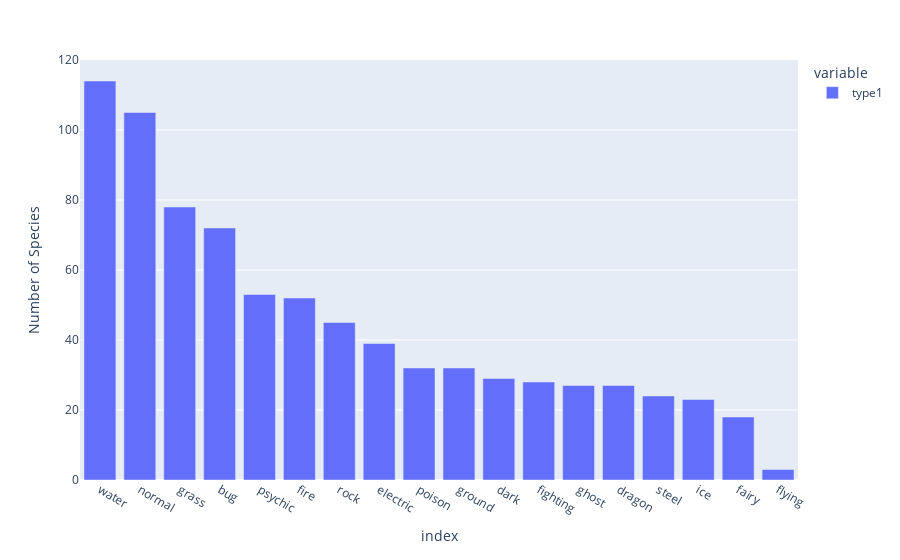

The notebook cell saved with this chart:
### Markdown cell above
## 2. Diagrama de barras que indique cuantas especies se encuentran dentro de cada tipo, empleando la variable ‘type 1’.

### Code cell
fig = px.bar(df['type1'].value_counts(), labels={"value": "Number of Species"})
fig.show()

### Figure 1 — Plotly figure (JSON) as saved in the notebook; plotly's stock layout.template omitted (floating-point values rounded to 4 significant figures)
{"data": [{"alignmentgroup": "True", "hovertemplate": "variable=type1<br>index=%{x}<br>Number of Species=%{y}<extra></extra>", "legendgroup": "type1", "marker": {"color": "#636efa", "pattern": {"shape": ""}}, "name": "type1", "offsetgroup": "type1", "orientation": "v", "showlegend": true, "textposition": "auto", "type": "bar", "x": ["water", "normal", "grass", "bug", "psychic", "fire", "rock", "electric", "poison", "ground", "dark", "fighting", "ghost", "dragon", "steel", "ice", "fairy", "flying"], "xaxis": "x", "y": [114, 105, 78, 72, 53, 52, 45, 39, 32, 32, 29, 28, 27, 27, 24, 23, 18, 3], "yaxis": "y"}], "layout": {"barmode": "relative", "legend": {"title": {"text": "variable"}, "tracegroupgap": 0}, "margin": {"t": 60}, "xaxis": {"anchor": "y", "domain": [0, 1], "title": {"text": "index"}}, "yaxis": {"anchor": "x", "domain": [0, 1], "title": {"text": "Number of Species"}}}}
